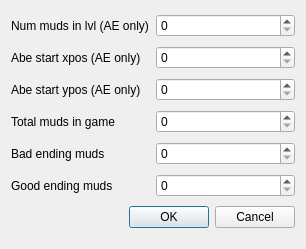
<?xml version="1.0" encoding="UTF-8"?>
<ui version="4.0">
 <class>PathDataEditorDialog</class>
 <widget class="QDialog" name="PathDataEditorDialog">
  <property name="geometry">
   <rect>
    <x>0</x>
    <y>0</y>
    <width>306</width>
    <height>249</height>
   </rect>
  </property>
  <property name="windowTitle">
   <string>Path Data Editor</string>
  </property>
  <layout class="QGridLayout" name="gridLayout">
   <item row="0" column="0">
    <widget class="QLabel" name="label">
     <property name="text">
      <string>Num muds in lvl (AE only)</string>
     </property>
    </widget>
   </item>
   <item row="0" column="1">
    <widget class="QSpinBox" name="spnNumMudsInLvl">
     <property name="maximum">
      <number>9999</number>
     </property>
    </widget>
   </item>
   <item row="1" column="0">
    <widget class="QLabel" name="label_2">
     <property name="text">
      <string>Abe start xpos (AE only)</string>
     </property>
    </widget>
   </item>
   <item row="1" column="1">
    <widget class="QSpinBox" name="spnAbeStartXPos">
     <property name="maximum">
      <number>999999</number>
     </property>
    </widget>
   </item>
   <item row="2" column="0">
    <widget class="QLabel" name="label_3">
     <property name="text">
      <string>Abe start ypos (AE only)</string>
     </property>
    </widget>
   </item>
   <item row="2" column="1">
    <widget class="QSpinBox" name="spnAbeStartYPos">
     <property name="maximum">
      <number>999999</number>
     </property>
    </widget>
   </item>
   <item row="3" column="0">
    <widget class="QLabel" name="label_4">
     <property name="text">
      <string>Total muds in game</string>
     </property>
    </widget>
   </item>
   <item row="3" column="1">
    <widget class="QSpinBox" name="spnTotalMudsInGame">
     <property name="maximum">
      <number>9999</number>
     </property>
    </widget>
   </item>
   <item row="4" column="0">
    <widget class="QLabel" name="label_5">
     <property name="text">
      <string>Bad ending muds</string>
     </property>
    </widget>
   </item>
   <item row="4" column="1">
    <widget class="QSpinBox" name="spnBadEndingMuds">
     <property name="maximum">
      <number>9999</number>
     </property>
    </widget>
   </item>
   <item row="5" column="0">
    <widget class="QLabel" name="label_6">
     <property name="text">
      <string>Good ending muds</string>
     </property>
    </widget>
   </item>
   <item row="5" column="1">
    <widget class="QSpinBox" name="spnGoodEndingMuds">
     <property name="maximum">
      <number>9999</number>
     </property>
    </widget>
   </item>
   <item row="6" column="0" colspan="2">
    <widget class="QDialogButtonBox" name="buttonBox">
     <property name="orientation">
      <enum>Qt::Horizontal</enum>
     </property>
     <property name="standardButtons">
      <set>QDialogButtonBox::Cancel|QDialogButtonBox::Ok</set>
     </property>
    </widget>
   </item>
  </layout>
 </widget>
 <resources/>
 <connections>
  <connection>
   <sender>buttonBox</sender>
   <signal>accepted()</signal>
   <receiver>PathDataEditorDialog</receiver>
   <slot>accept()</slot>
   <hints>
    <hint type="sourcelabel">
     <x>248</x>
     <y>254</y>
    </hint>
    <hint type="destinationlabel">
     <x>157</x>
     <y>274</y>
    </hint>
   </hints>
  </connection>
  <connection>
   <sender>buttonBox</sender>
   <signal>rejected()</signal>
   <receiver>PathDataEditorDialog</receiver>
   <slot>reject()</slot>
   <hints>
    <hint type="sourcelabel">
     <x>316</x>
     <y>260</y>
    </hint>
    <hint type="destinationlabel">
     <x>286</x>
     <y>274</y>
    </hint>
   </hints>
  </connection>
 </connections>
</ui>
